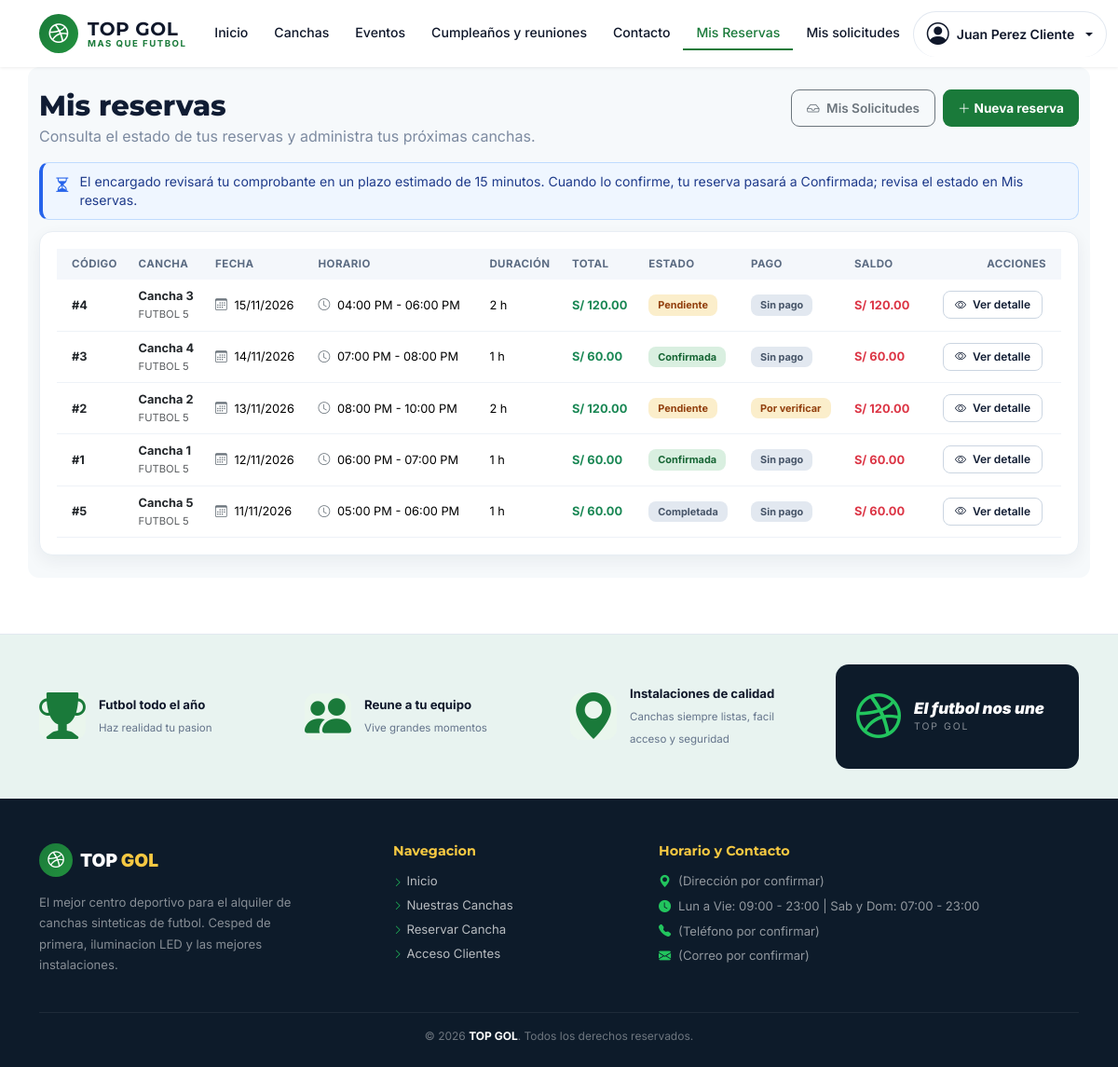
/mis-reservas (signed in), run on the app's committed database.
### tables this page shows
CREATE TABLE IF NOT EXISTS `reservas` (
  `id`                        INT NOT NULL AUTO_INCREMENT,
  `usuario_id`                INT NOT NULL,
  `cancha_id`                 INT NOT NULL,
  `fecha`                     DATE NOT NULL,
  `hora_inicio`               TIME NOT NULL,
  `hora_fin`                  TIME NOT NULL,
  `duracion_horas`            DECIMAL(4,2) NOT NULL DEFAULT 1.00,
  `total_pago`                DECIMAL(10,2) NOT NULL,
  `estado`                    ENUM('pendiente','confirmada','cancelada','finalizada') NOT NULL DEFAULT 'pendiente',
  `asistencia_estado`         ENUM('sin_registrar','presente','tardanza','retraso_confirmado','no_asistio') NOT NULL DEFAULT 'sin_registrar',
  `asistencia_hora`           TIME NULL DEFAULT NULL,
  `asistencia_notas`          VARCHAR(255) NULL DEFAULT NULL,
  `asistencia_registrada_por` INT NULL DEFAULT NULL,
  `asistencia_updated_at`     TIMESTAMP NULL DEFAULT NULL,
  `reprogramado_de_cancha_id` INT NULL DEFAULT NULL,
  `reprogramado_de_fecha`     DATE NULL DEFAULT NULL,
  `reprogramado_de_hora`      TIME NULL DEFAULT NULL,
  `reprogramado_por`          INT NULL DEFAULT NULL,
  `reprogramado_at`           TIMESTAMP NULL DEFAULT NULL,
  `motivo_reprogramacion`     VARCHAR(255) NULL DEFAULT NULL,
  `contacto_realizado_at`     TIMESTAMP NULL DEFAULT NULL,
  `contacto_resultado`        VARCHAR(100) NULL DEFAULT NULL,
  `es_demo`                   TINYINT(1) NOT NULL DEFAULT 0,
  `observaciones`             TEXT DEFAULT NULL,
  `metodo_pago`               ENUM('yape','transferencia_bcp','efectivo','niubiz') DEFAULT NULL,
  `origen`                    ENUM('web','presencial','llamada','whatsapp') NOT NULL DEFAULT 'web',
  `adelanto_monto`            DECIMAL(10,2) NOT NULL DEFAULT 20.00,
  `cliente_nombre`            VARCHAR(120) DEFAULT NULL,
  `contacto_telefono`         VARCHAR(20) DEFAULT NULL,
  `evento_grupo`              VARCHAR(32) DEFAULT NULL,
  `pago_estado`               ENUM('pendiente','en_revision','verificado','rechazado') NOT NULL DEFAULT 'pendiente',
  `comprobante_ruta`          VARCHAR(500) DEFAULT NULL,
  `comprobante_nombre`        VARCHAR(255) DEFAULT NULL,
  `comprobante_tipo`          VARCHAR(100) DEFAULT NULL,
  `comprobante_size`          INT DEFAULT NULL,
  `comprobante_subido_at`     TIMESTAMP NULL DEFAULT NULL,
  `pago_verificado_at`        TIMESTAMP NULL DEFAULT NULL,
  `pago_verificado_por`       INT DEFAULT NULL,
  `created_at`                TIMESTAMP NOT NULL DEFAULT CURRENT_TIMESTAMP,
  `updated_at`                TIMESTAMP NOT NULL DEFAULT CURRENT_TIMESTAMP ON UPDATE CURRENT_TIMESTAMP,
  PRIMARY KEY (`id`),
  KEY `idx_reserva_usuario`       (`usuario_id`),
  KEY `idx_reserva_cancha`        (`cancha_id`),
  KEY `idx_reserva_horario`       (`cancha_id`,`fecha`,`hora_inicio`,`hora_fin`),
  KEY `idx_reserva_pago_estado`   (`pago_estado`),
  KEY `idx_reserva_evento_grupo`  (`evento_grupo`),
  KEY `idx_reserva_asistencia`    (`asistencia_estado`),
  KEY `idx_reserva_contacto`      (`contacto_realizado_at`),
  KEY `idx_reservas_es_demo`      (`es_demo`),
  CONSTRAINT `fk_reserva_usuario`           FOREIGN KEY (`usuario_id`)                REFERENCES `usuarios` (`id`) ON DELETE CASCADE,
  CONSTRAINT `fk_reserva_cancha`            FOREIGN KEY (`cancha_id`)                 REFERENCES `canchas`  (`id`) ON DELETE CASCADE,
  CONSTRAINT `fk_reserva_verificado_por`    FOREIGN KEY (`pago_verificado_por`)        REFERENCES `usuarios` (`id`) ON DELETE SET NULL,
  CONSTRAINT `fk_reserva_asistencia_admin`  FOREIGN KEY (`asistencia_registrada_por`) REFERENCES `usuarios` (`id`) ON DELETE SET NULL,
  CONSTRAINT `fk_reserva_reprogramado_por`  FOREIGN KEY (`reprogramado_por`)          REFERENCES `usuarios` (`id`) ON DELETE SET NULL
);

CREATE TABLE IF NOT EXISTS `canchas` (
  `id`          INT NOT NULL AUTO_INCREMENT,
  `nombre`      VARCHAR(100) NOT NULL,
  `descripcion` TEXT DEFAULT NULL,
  `precio_hora` DECIMAL(10,2) NOT NULL,
  `capacidad`   INT NOT NULL,
  `tipo`        ENUM('futbol_5','futbol_7','futbol_11') NOT NULL DEFAULT 'futbol_5',
  `iluminacion` TINYINT(1) NOT NULL DEFAULT 1,
  `techada`     TINYINT(1) NOT NULL DEFAULT 0,
  `estado`      ENUM('disponible','mantenimiento') NOT NULL DEFAULT 'disponible',
  `created_at`  TIMESTAMP NOT NULL DEFAULT CURRENT_TIMESTAMP,
  `updated_at`  TIMESTAMP NOT NULL DEFAULT CURRENT_TIMESTAMP ON UPDATE CURRENT_TIMESTAMP,
  PRIMARY KEY (`id`)
);

### app/Views/reservas/mis-reservas.php (the view, shortened to what the rows shown need)
<div class="container py-4 det-page">
    <div class="d-flex align-items-start justify-content-between gap-3 flex-wrap mb-3">
        <div>
            <h1 class="det-h1">Mis reservas</h1>
            <p class="det-sub">Consulta el estado de tus reservas y administra tus próximas canchas.</p>
        </div>
        <div class="text-md-end d-flex justify-content-md-end flex-wrap gap-2">
            <a href="<?= url('/mis-solicitudes') ?>" class="btn btn-outline-secondary" style="font-size: .85rem; font-weight: 600; border-radius: 9px; padding: 9px 16px;">
                <i class="bi bi-inbox me-1"></i> Mis Solicitudes
            </a>
            <a href="<?= url('/canchas') ?>" class="btn-nueva">
                <i class="bi bi-plus-lg me-1"></i> Nueva reserva
            </a>
        </div>
    </div>
    <?php if (array_filter($reservas ?? [], static fn($r) => ($r['pago_estado'] ?? '') === 'en_revision')): ?>
        <?php require __DIR__ . '/_verificacion.php'; ?>
    <?php endif; ?>
    <?php if (empty($reservas)): ?>
        <div class="det-card text-center p-5 my-4">
            <div class="mb-3">
                <i class="bi bi-calendar-x text-muted display-1"></i>
            </div>
            <h4 class="fw-bold text-dark">Aún no tienes reservas registradas</h4>
            <p class="text-muted mb-4">¿Listo para jugar un partido? Elige una de nuestras canchas de fútbol 5, 7 u 11.</p>
            <div>
                <a href="<?= url('/canchas') ?>" class="btn-nueva">
                    <i class="bi bi-dribbble me-1"></i> Explorar canchas disponibles
                </a>
            </div>
        </div>
    <?php else: ?>
        <div class="det-card">
            <div class="table-responsive">
                <table class="table det-table table-hover align-middle mb-0">
                    <thead>
                        <tr>
                            <th class="ps-3">Código</th>
                            <th>Cancha</th>
                            <th>Fecha</th>
                            <th>Horario</th>
                            <th>Duración</th>
                            <th>Total</th>
                            <th>Estado</th>
                            <th>Pago</th>
                            <th>Saldo</th>
                            <th class="text-end pe-3">Acciones</th>
                        </tr>
                    </thead>
                    <tbody>
                        <?php foreach ($reservas as $r): ?>
                            <?php
                                $estadoCls = match($r['estado']) {
                                    'confirmada' => 'ok',
                                    'pendiente'  => 'warn',
                                    'cancelada'  => 'bad',
                                    'finalizada' => 'fin',
                                    default      => 'mut'
                                };
                                $totalR = (float)($r['total_pago'] ?? 0.0);
                                $pagadoR = (float)($r['total_pagado'] ?? 0.0);
                                $saldoR = (float)($r['saldo_pendiente'] ?? max(0.0, round($totalR - $pagadoR, 2)));
                                $etPago = etiquetaPagoReserva($totalR, $pagadoR, (string)($r['pago_estado'] ?? 'pendiente'));
                            ?>
                            <tr>
                                <td class="ps-3 fw-bold text-dark">#<?= $r['id'] ?></td>
                                <td>
                                    <div class="fw-bold text-dark"><?= htmlspecialchars($r['cancha_nombre']) ?></div>
                                    <small class="text-muted"><?= strtoupper(str_replace('_', ' ', $r['cancha_tipo'])) ?></small>
                                </td>
                                <td>
                                    <i class="bi bi-calendar3 text-secondary me-1"></i>
                                    <?= date('d/m/Y', strtotime($r['fecha'])) ?>
                                </td>
                                <td>
                                    <i class="bi bi-clock text-secondary me-1"></i>
                                    <?= date('h:i A', strtotime($r['hora_inicio'])) ?> - <?= date('h:i A', strtotime($r['hora_fin'])) ?>
                                </td>
                                <td><?= htmlspecialchars(formatoDuracionHoras((float)$r['duracion_horas'])) ?></td>
                                <td class="fw-bold text-success"><?= formatPrice($r['total_pago']) ?></td>
                                <td>
                                    <span class="pill <?= $estadoCls ?>">
                                        <?= match ((string)$r['estado']) { 'confirmada' => 'Confirmada', 'pendiente' => 'Pendiente', 'cancelada' => 'Cancelada', 'finalizada' => 'Completada', default => ucfirst((string)$r['estado']) } ?>
                                    </span>
                                </td>
                                <td>
                                    <span class="pill <?= $etPago['cls'] ?>">
                                        <?= htmlspecialchars($etPago['texto']) ?>
                                    </span>
                                </td>
                                <td class="fw-bold <?= $r['estado'] === 'cancelada' ? 'text-muted' : ($saldoR > 0 ? 'text-danger' : 'text-success') ?>">
                                    <?= $r['estado'] === 'cancelada' ? '—' : formatPrice($saldoR) ?>
                                </td>
                                <td class="text-end pe-3" style="white-space:nowrap;">
                                    <a href="<?= url('/mis-reservas/' . $r['id']) ?>" class="btn-ver">
                                        <i class="bi bi-eye me-1"></i> Ver detalle
                                    </a>
                                </td>
                            </tr>
                        <?php endforeach; ?>
                    </tbody>
                </table>
            </div>
        </div>
    <?php endif; ?>
</div>

### app/Core/Router.php (shortened to what the rows shown need)
<?php
class Router {
    private array $rutas = [
        'GET'  => [],
        'POST' => []
    ];
    private function registrar(string $metodo, string $ruta, string $accion, array $middlewares): void {
        $rutaNormalizada = '/' . trim($ruta, '/');
        preg_match_all('/\{([a-zA-Z0-9_]+)\}/', $rutaNormalizada, $matches);
        $nombresParametros = $matches[1] ?? [];
        $regex = preg_replace('/\{[a-zA-Z0-9_]+\}/', '([^/]+)', $rutaNormalizada);
        $regexFinal = '#^' . $regex . '$#';
        $this->rutas[$metodo][] = [
            'ruta'        => $rutaNormalizada,
            'regex'       => $regexFinal,
            'accion'      => $accion,
            'params'      => $nombresParametros,
            'middlewares' => $middlewares
        ];
    }
    public function dispatch(): void {
        $metodo = $_SERVER['REQUEST_METHOD'] ?? 'GET';
        $uri = $this->obtenerRutaActual();
        foreach ($this->rutas[$metodo] as $rutaInfo) {
            if (preg_match($rutaInfo['regex'], $uri, $matches)) {
                array_shift($matches);
                $this->ejecutarAccion($rutaInfo['accion'], $matches);
                return;
            }
        }
    }
    private function obtenerRutaActual(): string {
        if (!empty($_GET['url']) && $_GET['url'] !== 'index.php') {
            $uri = '/' . trim((string)$_GET['url'], '/');
            $uri = preg_replace('#^/public(/|$)#', '$1', $uri);
            $uri = '/' . trim($uri, '/');
            return $uri === '//' ? '/' : $uri;
        }
        $requestUri = $_SERVER['REQUEST_URI'] ?? '/';
        $requestUri = preg_replace('#^/public(/|$)#', '$1', $requestUri);
        $requestUri = preg_replace('#^/index\.php(/|$)#', '$1', $requestUri);
        $uri = '/' . trim($requestUri, '/');
        return $uri === '//' ? '/' : $uri;
    }
    private function ejecutarAccion(string $accion, array $params): void {
        [$controladorNombre, $metodo] = explode('@', $accion);
        $controlador = new $claseCompleta();
        call_user_func_array([$controlador, $metodo], $params);
    }
}

### data on the page
reservas: pago_estado "pendiente" (drawn), id "4", cancha.nombre "Cancha 3", cancha.tipo "FUTBOL 5", fecha "15/11/2026", hora_inicio "04:00 PM", hora_fin "06:00 PM", duracion_horas "2 h", total_pago "S/ 120.00", estado "Pendiente", texto "Sin pago", saldoR "S/ 120.00"
reservas: id "3", cancha.nombre "Cancha 4", cancha.tipo "FUTBOL 5", fecha "14/11/2026", hora_inicio "07:00 PM", hora_fin "08:00 PM", duracion_horas "1 h", total_pago "S/ 60.00", estado "Confirmada", texto "Sin pago", saldoR "S/ 60.00"
reservas: id "2", cancha.nombre "Cancha 2", cancha.tipo "FUTBOL 5", fecha "13/11/2026", hora_inicio "08:00 PM", hora_fin "10:00 PM", duracion_horas "2 h", total_pago "S/ 120.00", estado "Pendiente", texto "Por verificar", saldoR "S/ 120.00"
reservas: id "1", cancha.nombre "Cancha 1", cancha.tipo "FUTBOL 5", fecha "12/11/2026", hora_inicio "06:00 PM", hora_fin "07:00 PM", duracion_horas "1 h", total_pago "S/ 60.00", estado "Confirmada", texto "Sin pago", saldoR "S/ 60.00"
reservas: id "5", cancha.nombre "Cancha 5", cancha.tipo "FUTBOL 5", fecha "11/11/2026", hora_inicio "05:00 PM", hora_fin "06:00 PM", duracion_horas "1 h", total_pago "S/ 60.00", estado "Completada", texto "Sin pago", saldoR "S/ 60.00"
